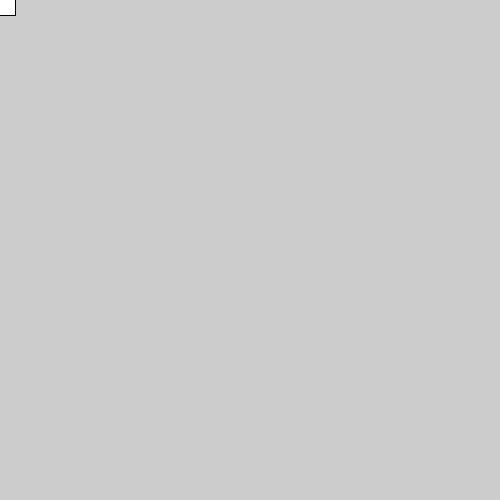
Frame 1 (no input)
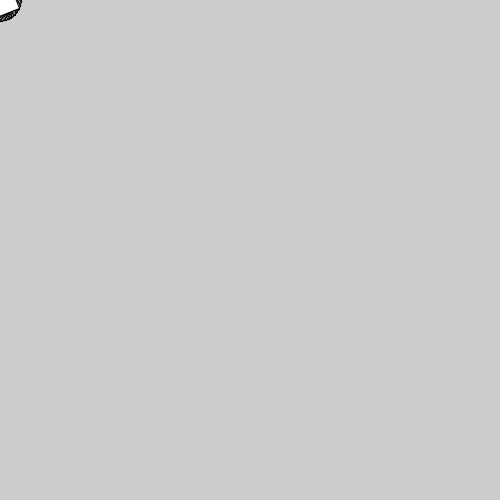
Frame 60 (the mouse pressed at the canvas centre just before this capture)
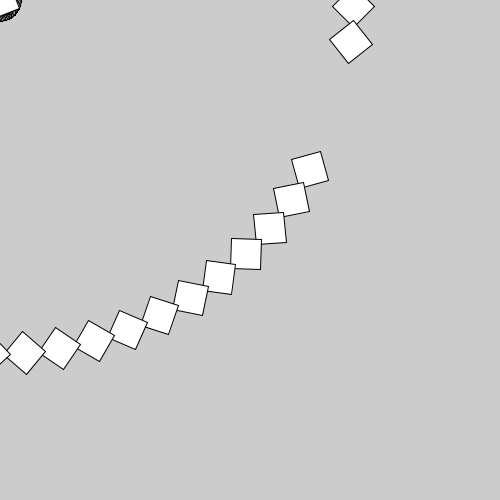
Frame 120 (the mouse held since frame 60 and released just before this capture)

The Processing sketch that drew these frames (run headless with seeded random() and noise(); from frame 60 on, the mouse is pressed at the canvas centre):

// Processing sketch: processing_96695
// ── processing_96695.pde

float angle = 0.0;

void setup() {
  size(500, 500);
  smooth();
}

void draw() {
  rotate(angle);
  translate(mouseX, mouseY);
  rect(-15, -15, 30, 30);
  angle += 0.1;
}  
